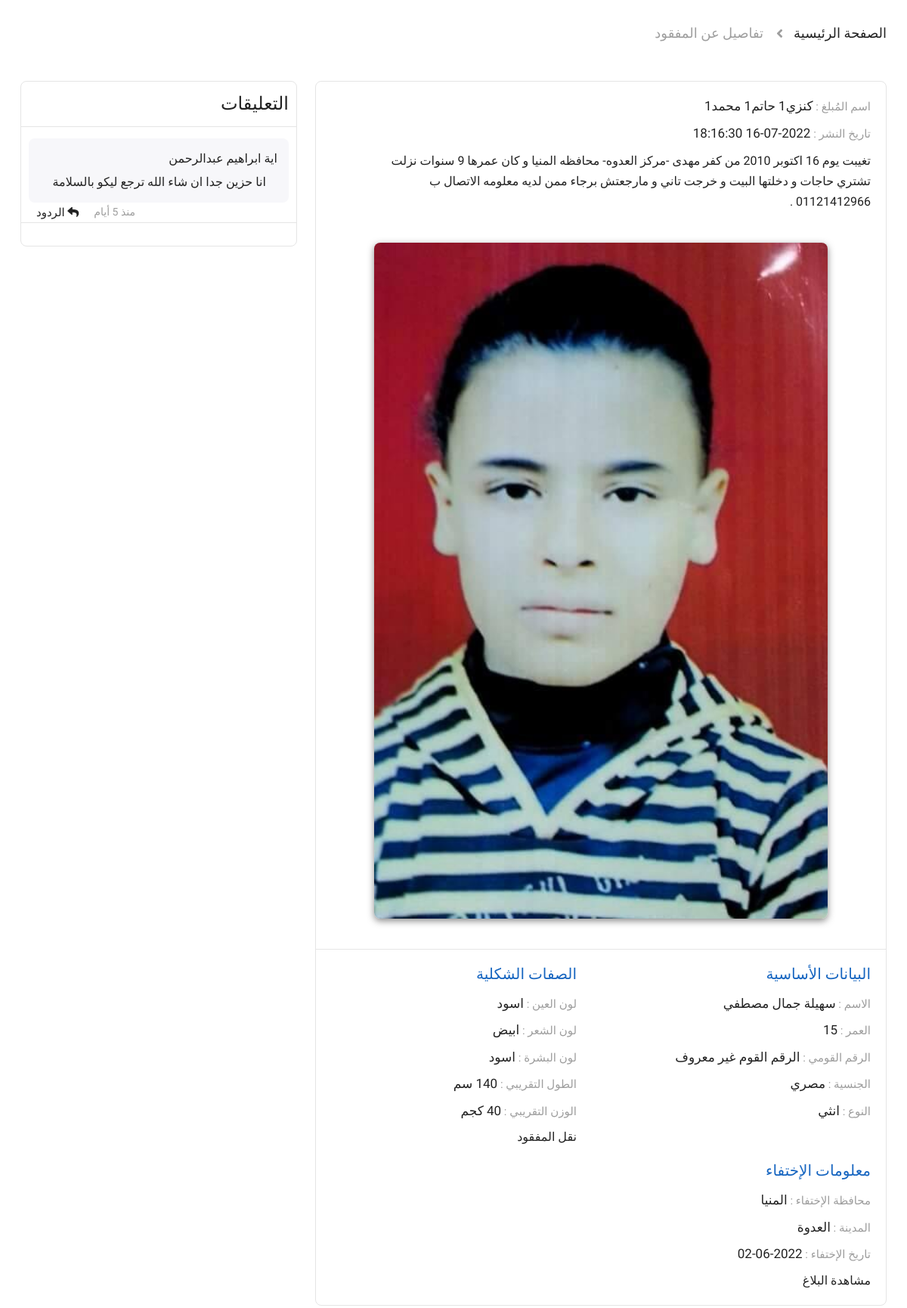
/admin/missingdetailes.php?comment_code=64 (signed in), run on the app's committed database.
### tables this page shows
CREATE TABLE `missing` (
  `id` int(225) NOT NULL,
  `SSN` int(225) DEFAULT NULL,
  `age` int(11) DEFAULT NULL,
  `phone` int(50) NOT NULL,
  `First_Name` varchar(255) NOT NULL,
  `Mid_Name` varchar(255) NOT NULL,
  `Last_Name` varchar(255) NOT NULL,
  `relationWithMisssing` int(255) NOT NULL,
  `gender` int(50) NOT NULL,
  `nationality_code` int(11) NOT NULL,
  `missing_date` date NOT NULL,
  `governorate_code` int(50) NOT NULL,
  `city_code` int(50) NOT NULL,
  `department_code` int(50) NOT NULL,
  `notes` text NOT NULL,
  `hair_color` int(11) NOT NULL,
  `skin_color` int(50) NOT NULL,
  `eye_color` int(50) NOT NULL,
  `disease_code` int(50) NOT NULL,
  `height` int(255) NOT NULL,
  `weight` int(255) NOT NULL,
  `created_at` timestamp NOT NULL DEFAULT current_timestamp() ON UPDATE current_timestamp(),
  `image` varchar(225) NOT NULL,
  `added_by_admin` int(50) DEFAULT NULL,
  `missingType` int(4) NOT NULL,
  `added_by_citizines` int(225) DEFAULT NULL
);

CREATE TABLE `citizines` (
  `ssn` int(250) NOT NULL,
  `First_name` varchar(20) NOT NULL,
  `mid_name` varchar(20) DEFAULT NULL,
  `last_name` varchar(20) NOT NULL,
  `age` int(5) DEFAULT NULL,
  `image` varchar(225) DEFAULT NULL,
  `first_phone` int(15) NOT NULL,
  `second_phone` int(15) NOT NULL,
  `status` int(10) NOT NULL,
  `email` varchar(225) NOT NULL,
  `password` varchar(60) NOT NULL,
  `created_at` date NOT NULL DEFAULT current_timestamp(),
  `governorate_code` int(50) DEFAULT NULL,
  `city_code` int(50) DEFAULT NULL,
  `department_code` int(50) DEFAULT NULL
);

CREATE TABLE `nationalities` (
  `nationality_code` int(225) NOT NULL,
  `nationality_name` varchar(225) NOT NULL
);

CREATE TABLE `colors` (
  `color_code` int(11) NOT NULL,
  `color` varchar(10) DEFAULT NULL,
  `status` int(2) NOT NULL
);

CREATE TABLE `governorate` (
  `Governorate_code` int(11) NOT NULL,
  `Governorate_name` varchar(255) DEFAULT NULL
);

CREATE TABLE `cities` (
  `cities_code` int(11) NOT NULL,
  `citiese_name` varchar(50) DEFAULT NULL,
  `Governorate_code` int(11) DEFAULT NULL
);

### admin/missingdetailes.php (the view, shortened to what this page needs)
<?php
include('auth.php');
if (isset($_GET['comment_code'])) {
    $reportet_type = $con->prepare('SELECT added_by_admin FROM missing  WHERE missing.id=:id');
    $reportet_type->bindparam('id', $_GET["comment_code"]);
    $reportet_type->execute();
    $reportet_type_data  = $reportet_type->fetch();
    $type = $reportet_type_data['added_by_admin'];
    $z='';
    if ($type != NULL) {
        $z = 'SELECT missing.* ,admins.first_name AS first_name , admins.mid_name AS mid_name ,  admins.last_name AS last_name, cities.citiese_name AS "city_name" , governorate.Governorate_name AS "governate_name" , diseases.disease_name AS "disease_name" ,
        nationalities.nationality_name AS "nationality_name" , departments.department_name AS "department_name",
        colors.color AS "hair_color_name" ,
        colors1.color AS "skin_color_name" ,
        colors2.color AS "eye_color_name"
        FROM missing
        INNER JOIN admins ON missing.added_by_admin  = admins.ssn
        INNER JOIN cities ON missing.city_code = cities.cities_code
        INNER JOIN governorate ON missing.governorate_code = governorate.Governorate_code
        INNER JOIN diseases ON missing.disease_code = diseases.diseases_code
        INNER JOIN nationalities ON missing.nationality_code = nationalities.nationality_code
        INNER JOIN departments ON missing.department_code = departments.department_code
        INNER JOIN colors AS colors ON missing.skin_color = colors.color_code
        INNER JOIN colors AS colors1 ON missing.eye_color = colors1.color_code
        INNER JOIN colors AS colors2 ON missing.hair_color = colors2.color_code
        WHERE missing.id=:id';
    }
    else
    {
        $z = 'SELECT missing.* ,citizines.First_name AS first_name , citizines.mid_name AS mid_name ,  citizines.last_name AS last_name, cities.citiese_name AS "city_name" , governorate.Governorate_name AS "governate_name" , diseases.disease_name AS "disease_name" ,
        nationalities.nationality_name AS "nationality_name" , departments.department_name AS "department_name",
        colors.color AS "hair_color_name" ,
        colors1.color AS "skin_color_name" ,
        colors2.color AS "eye_color_name"
        FROM missing
        INNER JOIN citizines ON missing.added_by_citizines  = citizines.ssn
        INNER JOIN cities ON missing.city_code = cities.cities_code
        INNER JOIN governorate ON missing.governorate_code = governorate.Governorate_code
        INNER JOIN diseases ON missing.disease_code = diseases.diseases_code
        INNER JOIN nationalities ON missing.nationality_code = nationalities.nationality_code
        INNER JOIN departments ON missing.department_code = departments.department_code
        INNER JOIN colors AS colors ON missing.skin_color = colors.color_code
        INNER JOIN colors AS colors1 ON missing.eye_color = colors1.color_code
        INNER JOIN colors AS colors2 ON missing.hair_color = colors2.color_code
        WHERE missing.id=:id';
    }
    $selectmiss = $con->prepare($z);
    $selectmiss->bindparam('id', $_GET["comment_code"]);
    $selectmiss->execute();
    $fetmiss = $selectmiss->fetch();
}
?>
<!DOCTYPE html>
<html lang="en">
<head>
    <link rel="stylesheet" href="assets/css/bootstrap.min.css" />
    <link rel="stylesheet" href="assets/css/toastr.min.css">
    <link rel="stylesheet" href="assets/css/all.min.css" />
    <link rel="stylesheet" href="assets/css/missing_details.css">
</head>
<body>
    <main>
        <section class="breadCrumb" style="margin-top: 0px;">
            <div class="container">
                <ul class="breadCrumbItems">
                    <li><a href="index.html" class="text-hover-black">الصفحة الرئيسية</a></li>
                    <li>تفاصيل عن المفقود</li>
                </ul>
            </div>
        </section>
        <section class="missingDetails">
            <div class="container">
                <div class="row">
                <div class="col-lg-8 col-12">
                        <div class="missingDetails_content">
                            <div class="reporter_details">
                                <p class="info_content"><span class="subtitle">اسم المُبلغ : </span> <a href="persons.php?missing_id=<?php echo $_GET['comment_code'] ?>"> <?php echo  $fetmiss["first_name"] . ' ' .  $fetmiss["mid_name"] . ' ' . $fetmiss["last_name"] ?> </a> </p>
                                <p class="info_content"><span class="subtitle">تاريخ النشر : </span><?php echo $fetmiss["created_at"] ?></p>
                            </div>
                            <div class="missing_info">
                                <div class="missing_desc"><?php echo $fetmiss["notes"] ?> .</div>
                                <div class="missing_img"><img src="code/add_missing/upload/missing/<?php echo $fetmiss['image'] ?>" class="shadow" alt=""></div>
                                <div class="row">
                                    <div class="col-md-6 col-12">
                                        <div class="details_group">
                                            <h3 class="group_title">البيانات الأساسية</h3>
                                            <ul>
                                                <li class="info_content"><span class="subtitle">الاسم : </span>
                                                    <?php
                                                    if (empty($fetmiss["First_Name"] && $fetmiss["Mid_Name"] && $fetmiss["Last_Name"])) {
                                                        echo 'اسم المفقود غير معروق';
                                                    } else {
                                                        echo $fetmiss["First_Name"] . ' ' . $fetmiss["Mid_Name"] . ' ' . $fetmiss["Last_Name"];
                                                    }
                                                    ?>
                                                </li>
                                                <li class="info_content"><span class="subtitle">العمر : </span> <?php
                                                                                                                if ($fetmiss["age"]  == 0) {
                                                                                                                    echo '   عمر مفقود غير معروف ';
                                                                                                                } else {
                                                                                                                    echo $fetmiss["age"];
                                                                                                                }
                                                                                                                ?> </li>
                                                <li class="info_content"><span class="subtitle">الرقم القومي : </span>
                                                    <?php
                                                    if ($fetmiss["SSN"]  == 0) {
                                                        echo 'الرقم القوم  غير معروف';
                                                    } else {
                                                        echo $fetmiss["SSN"];
                                                    }
                                                    ?>
                                                </li>
                                                <li class="info_content"><span class="subtitle">الجنسية : </span><?php echo $fetmiss["nationality_name"] ?></li>
                                                <li class="info_content"><span class="subtitle">النوع : </span>
                                                    <?php
                                                    if ($fetmiss["gender"] == 1) {
                                                        echo 'ذكر';
                                                    } else {
                                                        echo 'انثي';
                                                    }
                                                    ?>
                                                </li>
                                            </ul>
                                        </div>
                                    </div>
                                    <div class="col-md-6 col-12">
                                        <div class="details_group">
                                            <h3 class="group_title">الصفات الشكلية</h3>
                                            <ul>
                                                <li class="info_content"><span class="subtitle">لون العين : </span><?php echo $fetmiss["eye_color_name"] ?></li>
                                                <li class="info_content"><span class="subtitle">لون الشعر : </span><?php echo $fetmiss["hair_color_name"] ?></li>
                                                <li class="info_content"><span class="subtitle">لون البشرة : </span><?php echo $fetmiss["skin_color_name"] ?></li>
                                                <li class="info_content"><span class="subtitle">الطول التقريبي : </span><?php echo $fetmiss["height"] ?> سم</li>
                                                <li class="info_content"><span class="subtitle">الوزن التقريبي : </span><?php echo $fetmiss["weight"] ?> كجم</li>
                                                <li>
                                                    <a href="missingplace.php?id=<?php echo $fetmiss['id'] ?>"> نقل المفقود </a>
                                                </li>
                                            </ul>
                                        </div>
                                    </div>
                                    <div class="col-md-6 col-12">
                                        <div class="details_group">
                                            <h3 class="group_title">معلومات الإختفاء</h3>
                                            <ul>
                                                <li class="info_content"><span class="subtitle">محافظة الإختفاء : </span><?php echo $fetmiss["governate_name"] ?></li>
                                                <li class="info_content"><span class="subtitle">المدينة : </span><?php echo $fetmiss["city_name"] ?></li>
                                                <li class="info_content"><span class="subtitle">تاريخ الإختفاء : </span><?php echo $fetmiss["missing_date"] ?></li>
                                                <li>  <a href="bill.php?id=<?php echo  $_GET['comment_code']?>">  مشاهدة البلاغ</a> </li>
                                            </ul>
                                        </div>
                                    </div>
                                </div>
                            </div>
                        </div>
                    </div>
                    <div class="col-lg-4 col-12">
                        <div class="comments">
                            <h2 class="comments_title">التعليقات</h2>
                            <div class="comments_content" id="comments_content">
                                <div class="comment_item">
                                    <div class="reporter_details">
                                        <a href="user_profile.html" class="info_content">اية ابراهيم عبدالرحمن</a>
                                        <div class="comment_content">انا حزين جدا ان شاء الله ترجع ليكو بالسلامة</div>
                                    </div>
                                    <div class="comment_info">
                                        <p class="comment_date">منذ 5 أيام</p>
                                        <p class="addReplyBtn"><i class="fas fa-reply"></i> الردود</p>
                                    </div>
                                </div>
                            </div>
                            <form id="addCommentForm" class="addCommentForm">
                            </form>
                        </div>
                    </div>
                </div>
            </div>
        </section>
</main>
</body>
</html>

### data on the page
missing: added_by_citizines.last_name "محمد1", created_at "2022-07-16 18:16:30", notes "تغيبت يوم 16 اكتوبر 2010 من كفر مهدى -مركز العدوه- محافظه المنيا و كان عمرها 9 سنوات نزلت تشتري حاجات و دخلتها البيت و خرجت تاني و مارجعتش برجاء ممن لديه معلومه الاتصال ب 01121412966", image (picture), First_Name "سهيلة", Mid_Name "جمال", Last_Name "مصطفي", age "15", nationality_code.nationality_name "مصري", hair_color.color "اسود", skin_color.color "ابيض", eye_color.color "اسود", weight "40", governorate_code.Governorate_name "المنيا", city_code.citiese_name "العدوة", missing_date "2022-06-02"
